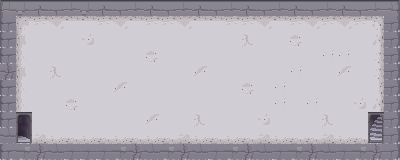

A 2D game scene composited from a Tiled map and its tileset images. What follows is a short description and the map's XML, with every tile layer's data as written:
An orthogonal 25x10 tile map with 16x16 px tiles, 2 tile layers (walls, Floor), 2 tilesets and 6 objects (scene:dungeon, scene:fortress).

<map version="1.2" tiledversion="1.2.1" orientation="orthogonal" renderorder="right-down" width="25" height="10" tilewidth="16" tileheight="16" infinite="0" nextlayerid="4" nextobjectid="15">
 <tileset firstgid="1" source="dungeon.tsx" />
 <tileset firstgid="961" source="animated-warrior.tsx" />
 <layer id="1" name="walls" width="25" height="10">
  <data encoding="csv">
31,32,33,34,35,32,33,34,35,33,34,35,33,34,35,33,34,35,33,34,35,33,34,35,36,
61,0,0,0,0,0,0,0,0,0,0,0,0,0,0,0,0,0,0,0,0,0,0,0,66,
61,0,0,0,0,0,0,0,0,0,0,0,0,0,0,0,0,0,0,0,0,0,0,0,66,
61,0,0,0,0,0,0,0,0,0,0,0,0,0,0,0,0,0,0,0,0,0,0,0,66,
63,0,0,0,0,0,0,0,0,0,0,0,0,0,0,0,0,0,0,0,0,0,0,0,66,
61,0,0,0,0,0,0,0,0,0,0,0,0,0,0,0,0,0,0,0,0,0,0,0,66,
61,0,0,0,0,0,0,0,0,0,0,0,0,0,0,0,0,0,0,0,0,0,0,0,66,
61,0,0,0,0,0,0,0,0,0,0,0,0,0,0,0,0,0,0,0,0,0,0,0,66,
64,0,0,0,0,0,0,0,0,0,0,0,0,0,0,0,0,0,0,0,0,0,0,0,66,
61,62,63,64,65,65,65,62,63,64,62,63,64,65,62,63,64,65,62,63,64,65,62,63,66
</data>
 </layer>
 <layer id="2" name="Floor" width="25" height="10">
  <data encoding="csv">
0,0,0,0,0,0,0,0,0,0,0,0,0,0,0,0,0,0,0,0,0,0,0,0,0,
0,122,129,130,131,131,129,130,131,129,129,130,131,131,129,129,130,131,129,130,129,130,129,123,0,
0,126,183,183,183,189,183,183,183,183,183,183,183,183,183,186,183,183,187,183,183,183,183,135,0,
0,127,183,183,183,183,183,183,183,187,183,183,183,183,183,183,183,183,183,183,184,184,183,136,0,
0,126,183,186,183,183,183,183,183,183,183,183,188,183,183,183,183,183,184,183,183,188,183,136,0,
0,127,183,183,183,183,183,188,183,183,183,183,183,183,183,187,183,184,183,183,183,183,183,137,0,
0,127,183,183,187,183,183,183,183,183,183,183,183,183,183,183,183,184,183,184,183,183,189,135,0,
0,39,183,183,183,183,183,183,183,188,183,183,186,183,183,183,189,183,183,183,186,183,183,38,0,
0,69,132,133,134,133,134,133,134,133,134,132,133,134,133,134,132,133,134,134,132,133,134,68,0,
0,0,0,0,0,0,0,0,0,0,0,0,0,0,0,0,0,0,0,0,0,0,0,0,0
</data>
 </layer>
 <objectgroup id="3" name="lava">
  <object id="6" name="dungeon" type="scene:dungeon" x="17.3333" y="127.333" width="14" height="14.6667" />
  <object id="8" name="fortress" type="scene:fortress" x="369.333" y="126.667" width="13.3333" height="14" />
  <object id="10" x="0" y="0" width="400" height="16" />
  <object id="11" x="384" y="16" width="16" height="144" />
  <object id="12" x="0" y="144" width="384" height="16" />
  <object id="13" x="0" y="16" width="16" height="128" />
 </objectgroup>
</map>
